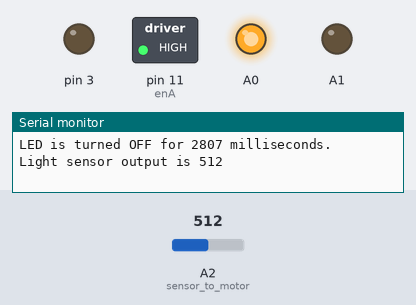
Recording of a sketch running on a simulated Arduino Uno, built with avr-gcc and run on an emulated ATmega328P. Shown: switched loads named in the sketch (green lamp = pin HIGH), output pins drawn as LEDs (lit = HIGH), the last lines printed to the serial monitor. The test bench sets the inputs (shaded band); at power-on: A2 (sensor_to_motor) = 512. Random numbers use the default seed unless the sketch sets one.

Above: at 0.1 s.
At 2.92 s:
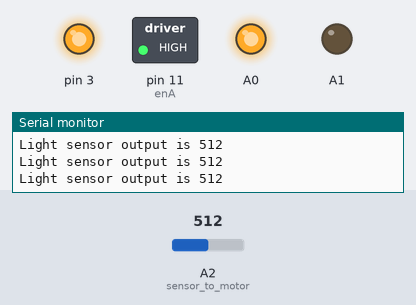
At 21.6 s:
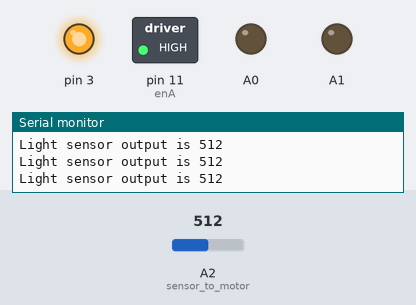
At 38.0 s:
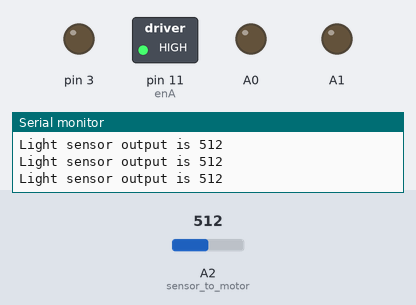
Timing chart, 0 to 39.5 s (numbered marks = the images above):
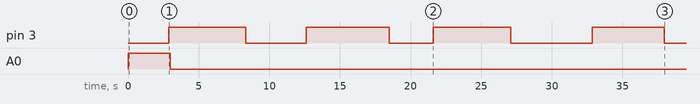

The sketch:

Code.ino
```cpp
int light_sensor = 0;
int LED_WAIT_DURATION_MIN = 2000;
int LED_WAIT_DURATION_MAX = 6000;

int LED_ON_DURATION_MIN = 2000;
int LED_ON_DURATION_MAX = 6000;

int LIGHT_SENSOR_OUTPUT_INTERVAL = 1000;
int enA = 11;

int random_wait = -1;
int random_on = -1;
int ms=0;


void setup()
{
  pinMode(A2, INPUT);
  pinMode(3, OUTPUT);
  pinMode(A0,OUTPUT);
  pinMode(A1,OUTPUT);
  Serial.begin(9600);
  motor_cntrl(1);

}

void motor_cntrl(int a){
  if(a==1){
  	digitalWrite(A0,HIGH);
    digitalWrite(A1, LOW);
    analogWrite(enA, 255);
  }
  else{
  	digitalWrite(A0,LOW);
    digitalWrite(A1, LOW);
  }
}

void sensor_to_motor(){
  delay(100);
	light_sensor = analogRead(A2);
  if (light_sensor < 290) {
  	motor_cntrl(1);
  } else {
  	motor_cntrl(0);
  }

}
void loop()
{

  random_wait = random(LED_WAIT_DURATION_MIN, LED_WAIT_DURATION_MAX);

  Serial.print("LED is turned OFF for ");
  Serial.print(random_wait);
  Serial.println(" milliseconds.");

  ms =0;
  while(ms <= random_wait){
    if(ms%LIGHT_SENSOR_OUTPUT_INTERVAL == 0){
      Serial.print("Light sensor output is ");
      Serial.println(analogRead(A2));

    }
  	ms++;
    delay(1);
  }

  digitalWrite(3, HIGH);

  sensor_to_motor();

  random_on = random(LED_ON_DURATION_MIN, LED_ON_DURATION_MAX);

  Serial.print("LED is turned ON for ");
  Serial.print(random_on);
  Serial.println(" milliseconds.");

  ms =0;
  while(ms<= random_on){
    if(ms%LIGHT_SENSOR_OUTPUT_INTERVAL == 0){
      Serial.print("Light sensor output is ");
      Serial.println(analogRead(A2));
    }
  	ms++;
    delay(1);

  }
  digitalWrite(3, LOW);

  sensor_to_motor();


}
```

Measured:
- by itself, pin 3: LOW → HIGH at 2.9 s, → LOW 5.5 s later, → HIGH 4.3 s later, → LOW 5.9 s later, … (8 changes in this stretch)
- by itself, A0: HIGH → LOW at 3.0 s
